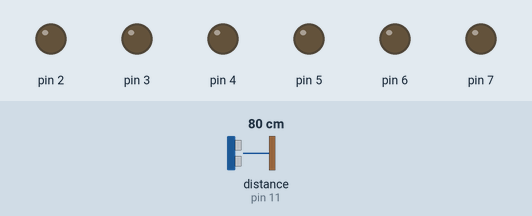
This sketch was run on a simulated Arduino Uno, built with avr-gcc and run on an emulated ATmega328P. Parts: output pins drawn as LEDs (lit = HIGH). Wiring (inferred from the names in the program): ultrasonic range finder: trigger pin 12; echo pin 11. The test bench sets the inputs (shaded band); at power-on: distance to the obstacle (sensor on pin 11) 80 cm. The echo pulse lasts 58.3 µs per cm; pins used as bus, display or sensor lines are not drawn.

Above: at 1.2 s.
1.3 s: distance to the obstacle (sensor on pin 11) set to 35 cm
2.8 s: distance to the obstacle (sensor on pin 11) set to 29 cm
At 3.4 s:
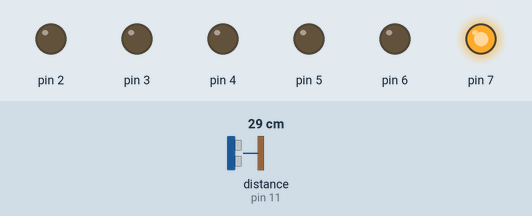
At 7.7 s:
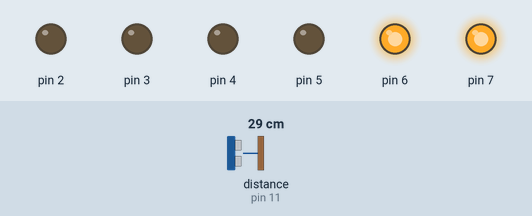
Timing chart, 0 to 20.3 s (numbered marks = the images above; inputs shaded):
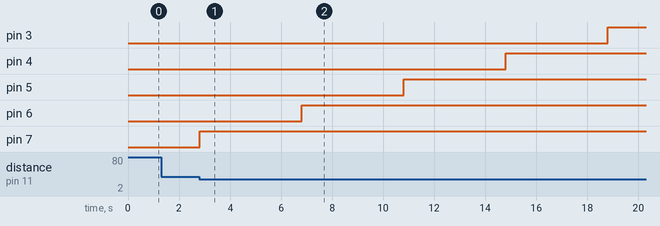

The sketch:

handwash_timer.ino
```cpp
/*
HandWashTimer, un dispozitiv util in pandemie de COVID_19!
Acest proiect este dedicat in totalitate promovarii sanatatii si a igienei adecvate!
Acest proiect reprezinta un timer care numara pana la 20 de secunde pentru tine, timp in care te speli pe maini corect.
Schema acestui proiect consta intr-o placa Arduino UNO, un senzor ultrasonic, un breadboard, fire de conexiune si 6 LED-uri, dintre care unul rosu, patru albastre si unul verde.
Principiul de functionare a acestui proiect este urmatorul;
* Pentru o functionalitate completa, dispozitivul ar trebui sa fie montat langa dispenserul de sapun, insa versiunea rudimentara nu permite acest lucru.
* Senzorul ultrasonic detecteaza mainile in miscare, care se afla langa dispenserul de sapun, si se va aprinde LED-ul rosu.
* Cand acest LED se aprinde, inseamna ca numaratoarea a inceput.
* LED-urile celelalte se vor aprinde progesiv, pana cand becul verde se aprinde, iar cel rosu se stinge, insemnand ca numaratoarea a luat sfarsit.
*/

int echoPin = 11;       // Pinul ECHO al senzorului ultrasonic este conectat la pinul 11 al placii Arduino UNO
int trigPin = 12;       // Pinul TRIG al senzorului ultrasonic este conectat la pinul 12 al placii Arduino UNO
long duration;          // Durata
int distance;           // Distanta de la care masoara senzorul ultrasonic

// Rutina setup(), care ruleaza o singura data
void setup() {
  for (int i = 2; i <= 7; i++) {      // Setarea pinilor 2-7 (pinii la care sunt conectate LED-urile) ca iesiri
    pinMode (i, OUTPUT);
  }
  /* O alta metoda pentru a seta pinii 2-7 ca iesiri este urmatoarea:
   * pinMode(2, OUTPUT);
   * pinMode(3, OUTPUT);
   * pinMode(4, OUTPUT);
   * pinMode(5, OUTPUT);
   * pinMode(6, OUTPUT);
   * pinMode(7, OUTPUT);
   */
  pinMode (trigPin, OUTPUT);          // Setarea pinului 12 (trigPin) ca iesire
  pinMode (echoPin, INPUT);           // Setarea pinului 11 (echoPin) ca intrare
}

// Rutina loop(), care ruleaza pana cand placa nu mai este alimentata
void loop() {
  // Masurarea distantei si citirea informatiilor preluate
  digitalWrite(trigPin, LOW);
  delayMicroseconds(2);
  digitalWrite(trigPin, HIGH);
  delayMicroseconds(10);
  digitalWrite(trigPin, LOW);
  duration = pulseIn(echoPin, HIGH);
  distance = (duration * .0343) / 2;

  // Detectarea obiectelor pe o raza de 30 de centimetri
  if (distance > 0 && distance <= 30) {
    ledtimer();
  }
}

// Rutina ledtimer(), care va implementa un "cronometru" utilizand pinii la care sunt conectate cele 6 LED-uri
void ledtimer() {
  digitalWrite (7, HIGH);           // Aprindere LED rosu, conectat la pinul 7
  delay(4000);                      // Asteapta 4 secunde
  for (int i = 6; i >= 2; i--) {    // Parcurgerea celorlalti pini, la care sunt conectate celelalte LED-uri ramase
    digitalWrite (i, HIGH);         // Setarea lor in starea HIGH
    if (i == 2) {                   // Daca LED-ul verde (corespunzator pinului 2), este aprins...
      digitalWrite (7, LOW);        // ... LED-ul rosu (corespunzator pinului 7) va fi stins.
    }
    delay(4000);                    // Asteapta 4 secunde
  }
  for (int i = 7; i >= 2; i--) {
    digitalWrite (i, LOW);

  }
}
```

Measured:
- the behaviour switches between 32 and 31 cm on distance to the obstacle (sensor on pin 11) (found by bisection; images 0 and 1)
- after the input at 1.3 s, every drawn part: stays the same
- after the input at 2.8 s, pin 3: LOW → HIGH after 16.0 s; pin 4: LOW → HIGH after 12.0 s; pin 5: LOW → HIGH after 8.0 s; pin 6: LOW → HIGH after 4.0 s; pin 7: LOW → HIGH at once
